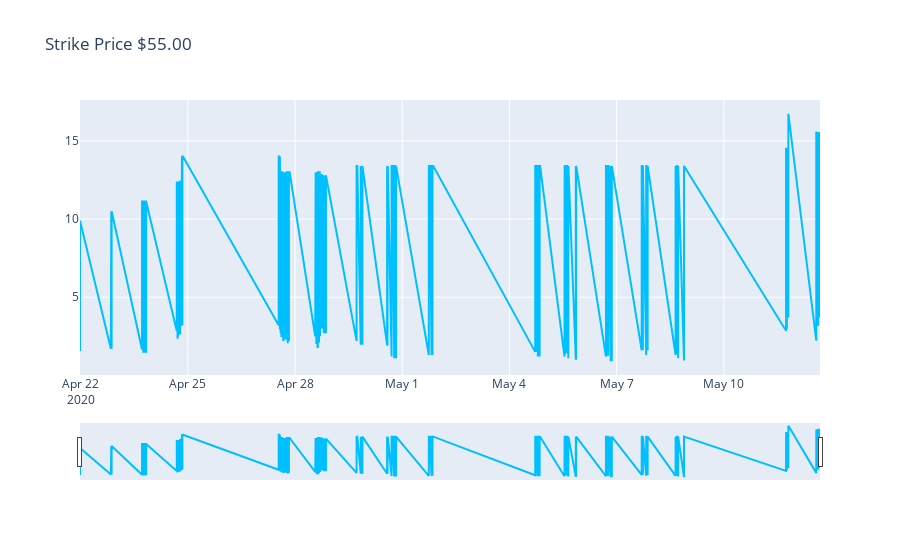

Here is the notebook cell this chart was saved with:
### Code cell
fig = go.Figure()
fig.add_trace(go.Scatter(x=fdf.ticker_updated_at, y=fdf['last_trade_price'], name='option price', line_color='deepskyblue'))
# fig.add_trace(go.Scatter(x=fdf.ticker_updated_at, y=df['ticker_last_trade_price'], name="stock price",line_color='dimgray'))
fig.update_layout(title_text='Strike Price $55.00', xaxis_rangeslider_visible=True)
fig.show()

### Figure 1 — Plotly figure (JSON) as saved in the notebook; plotly's stock layout.template omitted (floating-point values rounded to 4 significant figures; data arrays with more than 128 entries replaced by an {"elided": "..."} marker saying what was removed)
{"data": [{"line": {"color": "deepskyblue"}, "name": "option price", "type": "scatter", "x": {"elided": "747 str values"}, "y": {"elided": "747 float values"}}], "layout": {"title": {"text": "Strike Price $55.00"}, "xaxis": {"rangeslider": {"visible": true}}}}
